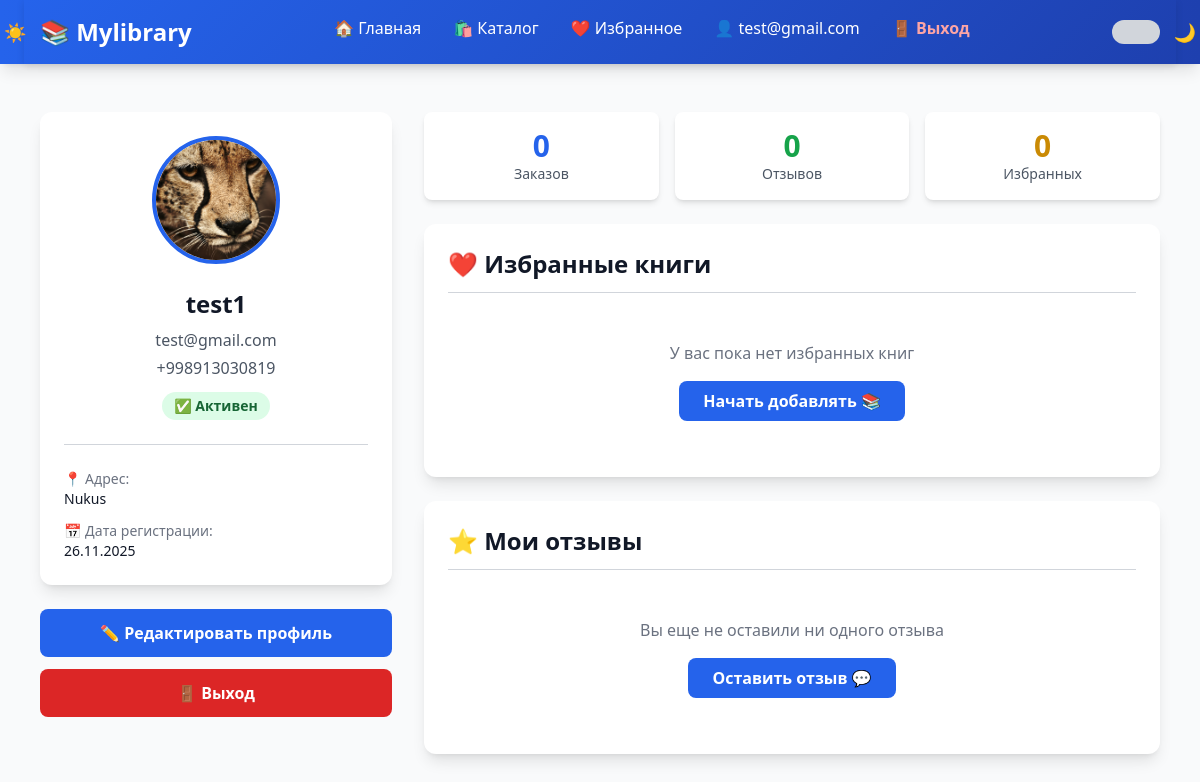
The app's page /profile/ (signed in) with its own data.
### shop/models.py (models this page shows)
class CustomUser(AbstractUser):
    email = models.EmailField(unique=True,
                              verbose_name='Электронная почта:')
    phone_number = models.CharField(max_length=15,
                                    verbose_name='Номер телефона:')
    address = models.CharField(max_length=255,
                               verbose_name='Адрес доставки:')
    image = models.ImageField(upload_to='users/',
                              verbose_name='Фото пользователя:',
                              null=True, blank=True)
    USERNAME_FIELD = 'email'
    REQUIRED_FIELDS = ['username']

### shop/views.py (the view)
# urls.py: path('profile/', views.profile, name='profile'),
def profile(request):
    reviews = Review.objects.filter(user=request.user)
    if not request.user.is_authenticated:
        return redirect('login')
    context = {
        'user': request.user,
        'reviews': reviews,
    }
    return render(request, 'users/profile.html', context)

### templates/users/profile.html (shortened to what this page needs)
{% extends "base.html" %}
{% load static %}
{% block content %}
<div class="container mx-auto px-4 max-w-6xl py-12">
    {% if user.is_authenticated %}
        <div class="grid grid-cols-1 md:grid-cols-3 gap-8">
            <div class="md:col-span-1">
                <div class="bg-white dark:bg-slate-800 rounded-xl shadow-lg dark:shadow-xl p-6 transition-colors">
                    <div class="text-center mb-6">
                        {% if user.image %}
                            <img src="{{ user.image.url }}" alt="{{ user.email }}" class="w-32 h-32 rounded-full mx-auto object-cover border-4 border-blue-600 dark:border-blue-500">
                        {% else %}
                            <div class="w-32 h-32 rounded-full mx-auto bg-gradient-to-br from-blue-400 to-blue-600 dark:from-slate-700 dark:to-slate-800 flex items-center justify-center text-white text-6xl border-4 border-blue-600 dark:border-slate-600">
                                👤
                            </div>
                        {% endif %}
                    </div>
                    <div class="text-center mb-6 border-b border-gray-300 dark:border-slate-700 pb-6">
                        <h2 class="text-2xl font-bold text-gray-900 dark:text-white mb-2">{{ user.username }}</h2>
                        <p class="text-gray-600 dark:text-slate-400 mb-1">{{ user.email }}</p>
                        <p class="text-gray-600 dark:text-slate-400 mb-3">{{ user.phone_number }}</p>
                        <span class="inline-block bg-green-100 dark:bg-green-900 text-green-800 dark:text-green-200 px-3 py-1 rounded-full text-sm font-bold">
                            ✅ Активен
                        </span>
                    </div>
                    <div class="space-y-3 text-sm">
                        <div>
                            <p class="text-gray-500 dark:text-slate-400">📍 Адрес:</p>
                            <p class="text-gray-900 dark:text-white">{{ user.address }}</p>
                        </div>
                        <div>
                            <p class="text-gray-500 dark:text-slate-400">📅 Дата регистрации:</p>
                            <p class="text-gray-900 dark:text-white">{{ user.date_joined|date:"d.m.Y" }}</p>
                        </div>
                    </div>
                </div>
                <div class="mt-6 space-y-3">
                    <a href="{% url 'update_profile' %}" class="block w-full bg-blue-600 dark:bg-slate-900 text-white font-bold py-3 px-4 rounded-lg hover:bg-blue-700 dark:hover:bg-slate-800 transition-all text-center">
                        ✏️ Редактировать профиль
                    </a>
                    <a href="{% url 'logout' %}" class="block w-full bg-red-600 dark:bg-red-800 text-white font-bold py-3 px-4 rounded-lg hover:bg-red-700 dark:hover:bg-red-900 transition-all text-center">
                        🚪 Выход
                    </a>
                </div>
            </div>
            <div class="md:col-span-2 space-y-6">
                <div class="grid grid-cols-3 gap-4">
                    <div class="bg-white dark:bg-slate-800 rounded-lg shadow-md dark:shadow-lg p-4 text-center transition-colors">
                        <p class="text-3xl font-bold text-blue-600 dark:text-blue-400">0</p>
                        <p class="text-gray-600 dark:text-slate-400 text-sm">Заказов</p>
                    </div>
                    <div class="bg-white dark:bg-slate-800 rounded-lg shadow-md dark:shadow-lg p-4 text-center transition-colors">
                        <p class="text-3xl font-bold text-green-600 dark:text-green-400">0</p>
                        <p class="text-gray-600 dark:text-slate-400 text-sm">Отзывов</p>
                    </div>
                    <div class="bg-white dark:bg-slate-800 rounded-lg shadow-md dark:shadow-lg p-4 text-center transition-colors">
                        <p class="text-3xl font-bold text-yellow-600 dark:text-yellow-400">0</p>
                        <p class="text-gray-600 dark:text-slate-400 text-sm">Избранных</p>
                    </div>
                </div>
                <div class="bg-white dark:bg-slate-800 rounded-xl shadow-lg dark:shadow-xl p-6 transition-colors">
                    <h3 class="text-2xl font-bold text-gray-900 dark:text-white mb-4 border-b border-gray-300 dark:border-slate-700 pb-3">
                        ❤️ Избранные книги
                    </h3>
                    <div class="text-center py-8">
                        <p class="text-gray-500 dark:text-slate-400">У вас пока нет избранных книг</p>
                        <a href="{% url 'popular_books' %}" class="inline-block mt-4 bg-blue-600 dark:bg-slate-900 text-white font-bold py-2 px-6 rounded-lg hover:bg-blue-700 dark:hover:bg-slate-800 transition-all">
                            Начать добавлять 📚
                        </a>
                    </div>
                </div>
                <div class="bg-white dark:bg-slate-800 rounded-xl shadow-lg dark:shadow-xl p-6 transition-colors">
                    <h3 class="text-2xl font-bold text-gray-900 dark:text-white mb-4 border-b border-gray-300 dark:border-slate-700 pb-3">
                        ⭐ Мои отзывы
                    </h3>
                    <div class="text-center py-8">
                        <p class="text-gray-500 dark:text-slate-400">Вы еще не оставили ни одного отзыва</p>
                        <a href="{% url 'popular_books' %}" class="inline-block mt-4 bg-blue-600 dark:bg-slate-900 text-white font-bold py-2 px-6 rounded-lg hover:bg-blue-700 dark:hover:bg-slate-800 transition-all">
                            Оставить отзыв 💬
                        </a>
                    </div>
                </div>
            </div>
        </div>
    {% endif %}
</div>
{% endblock %}

### templates/base.html (shortened to what this page needs)
{% load static %}
<!DOCTYPE html>
<html lang="ru" class="light">
<head>
    <script src="https://cdn.tailwindcss.com"></script>
    <link rel="stylesheet" href="{% static 'css/style.css' %}">
</head>
<body>
    <header class="sticky top-0 z-50 bg-gradient-to-r from-blue-600 to-blue-800 dark:from-slate-950 dark:to-black shadow-lg transition-colors duration-300">
        <nav class="container mx-auto flex justify-between items-center py-4 px-4 max-w-6xl">
            <a href="{% url 'homepage' %}" class="text-2xl font-bold text-white hover:text-blue-100 dark:hover:text-blue-200 transition">📚 Mylibrary</a>
            <ul class="hidden md:flex space-x-8 font-semibold">
                <li><a href="{% url 'homepage' %}" class="text-white hover:text-blue-100 dark:hover:text-blue-200 transition">🏠 Главная</a></li>
                <li><a href="{% url 'popular_books' %}" class="text-white hover:text-blue-100 dark:hover:text-blue-200 transition">🛍️ Каталог</a></li>
                <li><a href="" class="text-white hover:text-blue-100 dark:hover:text-blue-200 transition">❤️ Избранное</a></li>
                {% if user.is_authenticated %}
                    <li><a href="{% url 'profile' %}" class="text-white hover:text-blue-100 dark:hover:text-blue-200 transition">👤 {{ user.email }}</a></li>
                    <li><a href="{% url 'logout' %}" class="text-red-300 hover:text-red-100 transition font-bold">🚪 Выход</a></li>
                {% endif %}
            </ul>
            <div class="flex items-center gap-4">
                <label class="flex items-center cursor-pointer">
                    <div class="relative w-12 h-6 bg-gray-300 dark:bg-slate-700 rounded-full transition-colors duration-300"></div>
                    <span class="absolute left-1 text-lg transition-all duration-300">☀️</span>
                    <span class="absolute right-1 text-lg transition-all duration-300">🌙</span>
                </label>
            </div>
        </nav>
    </header>
    <main class="min-h-screen">
        {% block content %}
        {% endblock %}
    </main>
</body>
</html>

### static/css/style.css (style rules this page uses)
* { margin: 0; padding: 0; box-sizing: border-box; }
:root { --primary-color: #2563eb; --secondary-color: #1e40af; --success-color: #10b981; --danger-color: #ef4444; --warning-color: #f59e0b; --light-bg: #f9fafb; --dark-text: #1f2937; --light-text: #6b7280; --border-color: #e5e7eb; }
body { font-family: 'Segoe UI', Tahoma, Geneva, Verdana, sans-serif; color: var(--dark-text); background-color: var(--light-bg); line-height: 1.6; scroll-behavior: smooth; }
a { text-decoration: none; color: var(--primary-color); transition: color 0.3s ease; }
nav, .navbar { background: linear-gradient(135deg, var(--primary-color) 0%, var(--secondary-color) 100%); box-shadow: 0 2px 8px rgba(0, 0, 0, 0.1); padding: 1rem 0; }
nav a, .navbar a { color: white; font-weight: 500; transition: opacity 0.3s ease; }
.container { max-width: 1200px; margin: 0 auto; padding: 0 1rem; }
.mt-4 { margin-top: 2rem; }
.mb-3 { margin-bottom: 1.5rem; }
.mb-4 { margin-bottom: 2rem; }
* { transition: background-color 0.3s ease, color 0.3s ease; }
ul, ol { margin-left: 1.5rem; }
li { margin-bottom: 0.5rem; }

### templates/base.html (style rules this page uses)
html.light { --bg-primary: #f9fafb; --bg-secondary: #ffffff; --text-primary: #111827; --text-secondary: #6b7280; --border-color: #e5e7eb; --header-gradient: linear-gradient(to right, #2563eb, #1e40af); --footer-gradient: linear-gradient(to right, #1f2937, #111827); --card-shadow: 0 4px 6px rgba(0, 0, 0, 0.1); --card-hover-shadow: 0 20px 25px rgba(0, 0, 0, 0.15); }
body { background-color: var(--bg-primary); color: var(--text-primary); transition: background-color 0.3s ease, color 0.3s ease; }

### records on screen
CustomUser: email "test@gmail.com", image (picture), username "test1", phone_number "+998913030819", address "Nukus", date_joined "26.11.2025"
